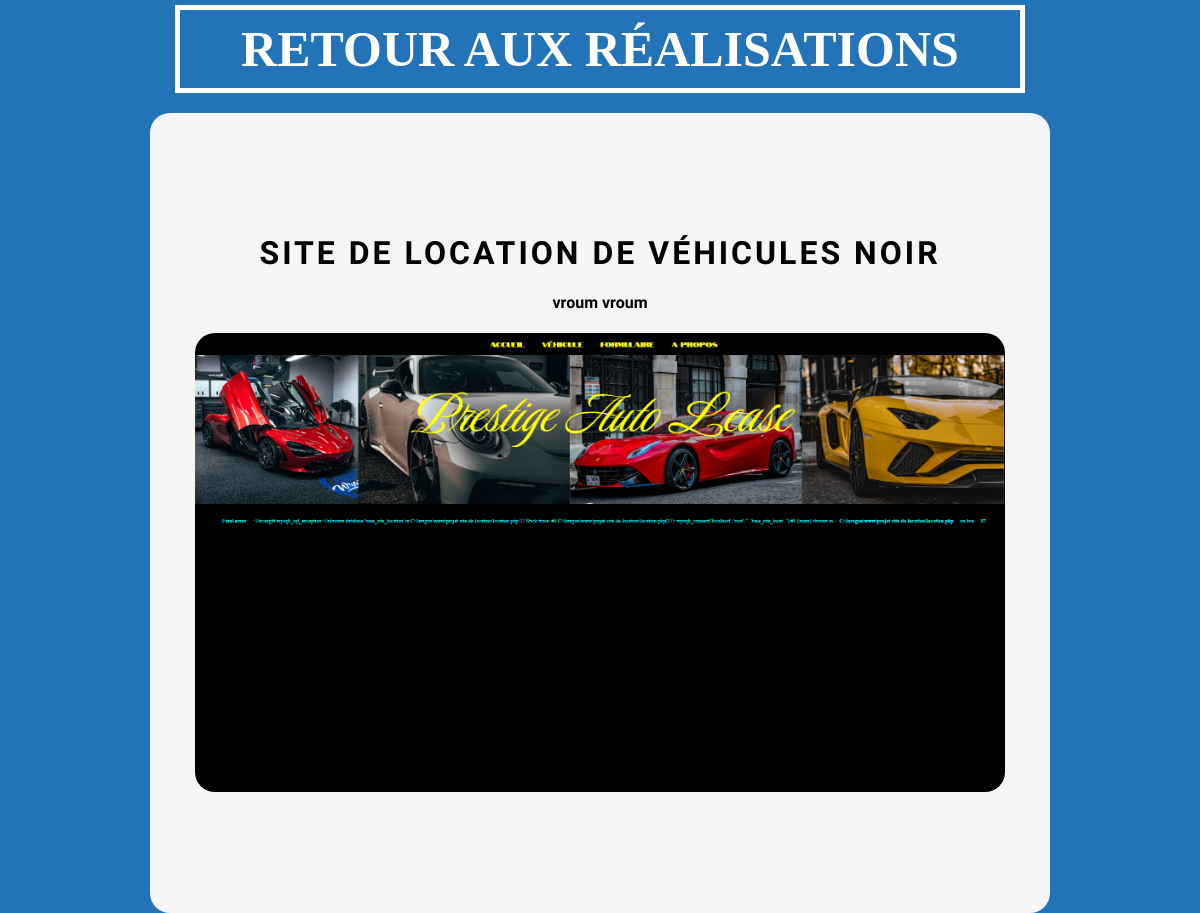
Screenshot of /realisation-detail.php?id=2 with the database file from the repository.
### tables this page shows
CREATE TABLE `projet` (
  `id` int NOT NULL,
  `titre` text NOT NULL,
  `description` text NOT NULL,
  `image` varchar(255) NOT NULL,
  `image_realisation_liste` varchar(255) DEFAULT NULL,
  `description_realisation_liste` text
);

### realisation-detail.php (the view, shortened to what this page needs)
<?php
$serveur = "localhost";
$utilisateur = "root";
$mot_de_passe = "";
$base_de_donnees = "prepa-lea-2024-portfolio-dylan-baton";
$connexion = mysqli_connect($serveur, $utilisateur, $mot_de_passe, $base_de_donnees);
$id = $_GET['id'];
$sql = "SELECT * FROM projet WHERE id = $id";
$resultat = mysqli_query($connexion, $sql);
?>
<!DOCTYPE html>
<html lang="en">
<head>
    <link rel="stylesheet" href="css/realisation-detail.css">
</head>
<body>
<nav class="navbar">
        <div class="liste">
            <a class="bouton-admin" href="realisations.php">retour aux réalisations</a>
        </div>
    </nav>
    <div class="block">
        <?php
            foreach ($resultat as $projet) {
                echo '
                    <div class="card">
                        <div class="titre">
                            <h1>' . $projet['titre'] . '</h1>
                        </div>
                        <div class="paragraphe">
                            <p>' . $projet['description_realisation_liste'] . '</p>
                        </div>
                        <div class="image">
                            <img src="' . $projet['image_realisation_liste'] . '" alt="Project Image">
                        </div>
                    </div>
                ';
            }
        ?>
    </div>
</body>
</html>

### css/realisation-detail.css (style rules this page uses)
*, *::before, *::after { box-sizing: border-box; }
body { background-color: #2373B8; margin: 0 auto; padding-top: 5px; }
.navbar { display: flex; justify-content: space-between; align-items: center; }
.liste { display: flex; justify-content: center; flex-grow: 1; text-align: center; }
.liste a { color: white; text-align: center; padding: 10px; text-transform: uppercase; font-family: "Noto Serif JP"; font-weight: 700; font-size: 50px; text-decoration: none; margin: 0 10px; border: 5px solid white; width: 850px; }
.block { display: flex; justify-content: center; flex-wrap: wrap; padding-top: 20px; }
.card { display: flex; flex-direction: column; align-items: center; justify-content: center; width: 900px; height: 800px; border-radius: 20px; background-color: whitesmoke; }
.titre { font-family: Tapestry; font-weight: 700; letter-spacing: 3px; text-transform: uppercase; }
h1 { margin: 0 auto; }
.paragraphe { margin: 5px; font-family: Gideon Roman; font-weight: 700; }
.image { display: flex; justify-content: center; }
img { width: 90%; border-radius: 20px; }

### rows the page displays
projet: titre "SITE DE LOCATION DE VÉHICULES NOIR", description_realisation_liste "vroum vroum", image_realisation_liste (picture)
